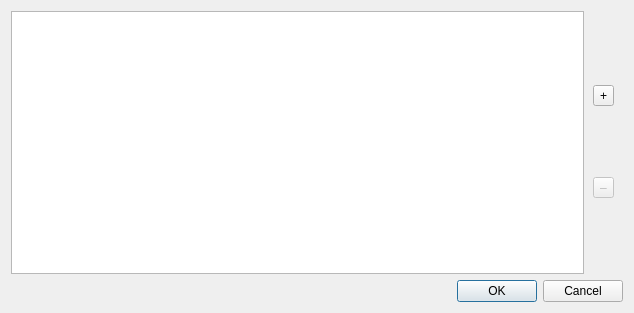
<?xml version="1.0" encoding="UTF-8"?>
<ui version="4.0">
 <class>InputsDialog</class>
 <widget class="QDialog" name="InputsDialog">
  <property name="geometry">
   <rect>
    <x>0</x>
    <y>0</y>
    <width>634</width>
    <height>313</height>
   </rect>
  </property>
  <property name="windowTitle">
   <string>Inputs</string>
  </property>
  <layout class="QVBoxLayout" name="verticalLayout_4">
   <item>
    <widget class="QWidget" name="widget_5" native="true">
     <property name="sizePolicy">
      <sizepolicy hsizetype="Expanding" vsizetype="Preferred">
       <horstretch>0</horstretch>
       <verstretch>0</verstretch>
      </sizepolicy>
     </property>
     <property name="minimumSize">
      <size>
       <width>111</width>
       <height>111</height>
      </size>
     </property>
     <layout class="QHBoxLayout" name="horizontalLayout_4">
      <property name="spacing">
       <number>0</number>
      </property>
      <property name="leftMargin">
       <number>0</number>
      </property>
      <property name="topMargin">
       <number>0</number>
      </property>
      <property name="rightMargin">
       <number>0</number>
      </property>
      <property name="bottomMargin">
       <number>0</number>
      </property>
      <item>
       <widget class="QListWidget" name="listWidget"/>
      </item>
      <item>
       <widget class="QWidget" name="widget_6" native="true">
        <layout class="QVBoxLayout" name="verticalLayout_3">
         <item>
          <widget class="QToolButton" name="toolButton_addinput">
           <property name="text">
            <string>+</string>
           </property>
          </widget>
         </item>
         <item>
          <widget class="QToolButton" name="toolButton_removeinput">
           <property name="enabled">
            <bool>false</bool>
           </property>
           <property name="text">
            <string>–</string>
           </property>
          </widget>
         </item>
        </layout>
       </widget>
      </item>
     </layout>
    </widget>
   </item>
   <item>
    <widget class="QDialogButtonBox" name="buttonBox">
     <property name="orientation">
      <enum>Qt::Horizontal</enum>
     </property>
     <property name="standardButtons">
      <set>QDialogButtonBox::Cancel|QDialogButtonBox::Ok</set>
     </property>
    </widget>
   </item>
  </layout>
 </widget>
 <resources/>
 <connections>
  <connection>
   <sender>buttonBox</sender>
   <signal>accepted()</signal>
   <receiver>InputsDialog</receiver>
   <slot>accept()</slot>
   <hints>
    <hint type="sourcelabel">
     <x>248</x>
     <y>254</y>
    </hint>
    <hint type="destinationlabel">
     <x>157</x>
     <y>274</y>
    </hint>
   </hints>
  </connection>
  <connection>
   <sender>buttonBox</sender>
   <signal>rejected()</signal>
   <receiver>InputsDialog</receiver>
   <slot>reject()</slot>
   <hints>
    <hint type="sourcelabel">
     <x>316</x>
     <y>260</y>
    </hint>
    <hint type="destinationlabel">
     <x>286</x>
     <y>274</y>
    </hint>
   </hints>
  </connection>
 </connections>
</ui>
